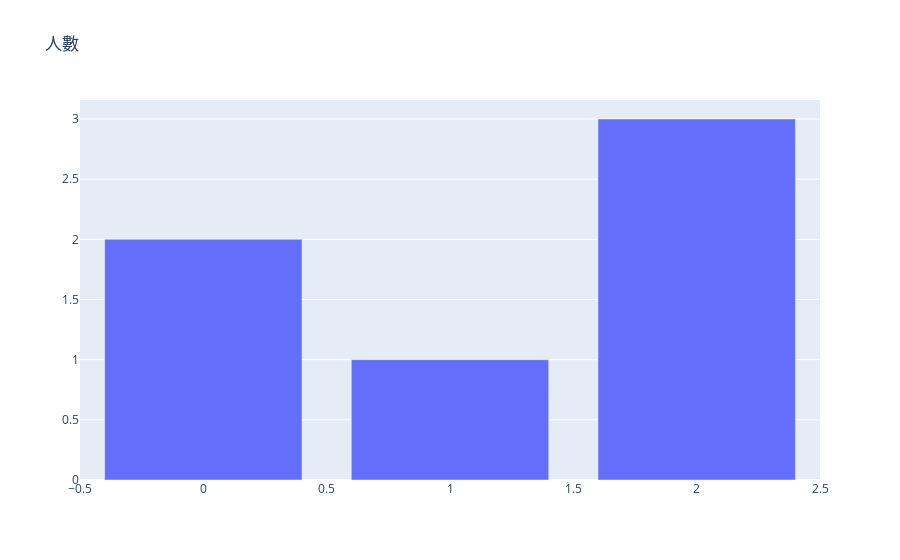

The notebook cell this image was saved under:
### Code cell
import plotly.graph_objects as go
fig = go.Figure(
    data=[go.Bar(y=[2,1,3])],
    layout_title_text="人數"
)
fig

### Figure 1 — Plotly figure (JSON) as saved in the notebook; plotly's stock layout.template omitted (floating-point values rounded to 4 significant figures)
{"data": [{"type": "bar", "y": [2, 1, 3]}], "layout": {"title": {"text": "人數"}}}
